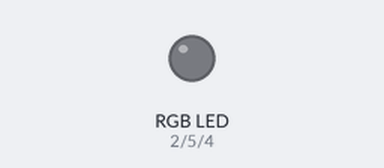
Simulated run of this sketch. Board: Arduino Uno, built with avr-gcc and run on an emulated ATmega328P. Shown: an RGB LED mixed from three pins (HIGH = lit).

Above: at 0.2 s.
At 0.7 s:
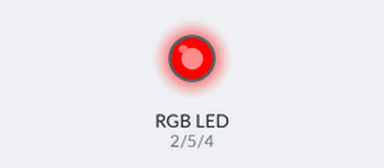
At 1.7 s:
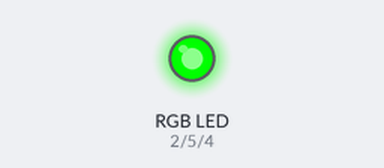
At 2.7 s:
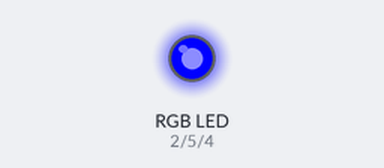
Timing chart, 0 to 3.5 s (numbered marks = the images above):
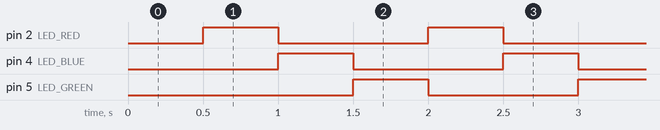

Measured:
- by itself, pin 2 (LED_RED), pin 4 (LED_BLUE), pin 5 (LED_GREEN): alternates HIGH for 0.50 s and LOW for 1.0 s
- by itself, everything shown: repeats every 1.5 s, in 4 steps

The sketch:

RGB.ino
```cpp
int LED_RED = 2;
int LED_GREEN = 5;
int LED_BLUE = 4;
void setup() {
  pinMode(LED_RED, OUTPUT);
  pinMode(LED_GREEN, OUTPUT);
  pinMode(LED_BLUE, OUTPUT);
}
void loop() {
  //Purple
  digitalWrite(LED_RED, LOW);
  digitalWrite(LED_BLUE, LOW);
  delay(500);
  digitalWrite(LED_RED, HIGH);
  digitalWrite(LED_BLUE, HIGH);
  //Cyan
  digitalWrite(LED_BLUE, LOW);
  digitalWrite(LED_GREEN, LOW);
  delay(500);
  digitalWrite(LED_BLUE, HIGH);
  digitalWrite(LED_GREEN, HIGH);
  //Yellow
  digitalWrite(LED_GREEN, LOW);
  digitalWrite(LED_RED, LOW);
  delay(500);
  digitalWrite(LED_GREEN, HIGH);
  digitalWrite(LED_RED, HIGH);
  }
```
